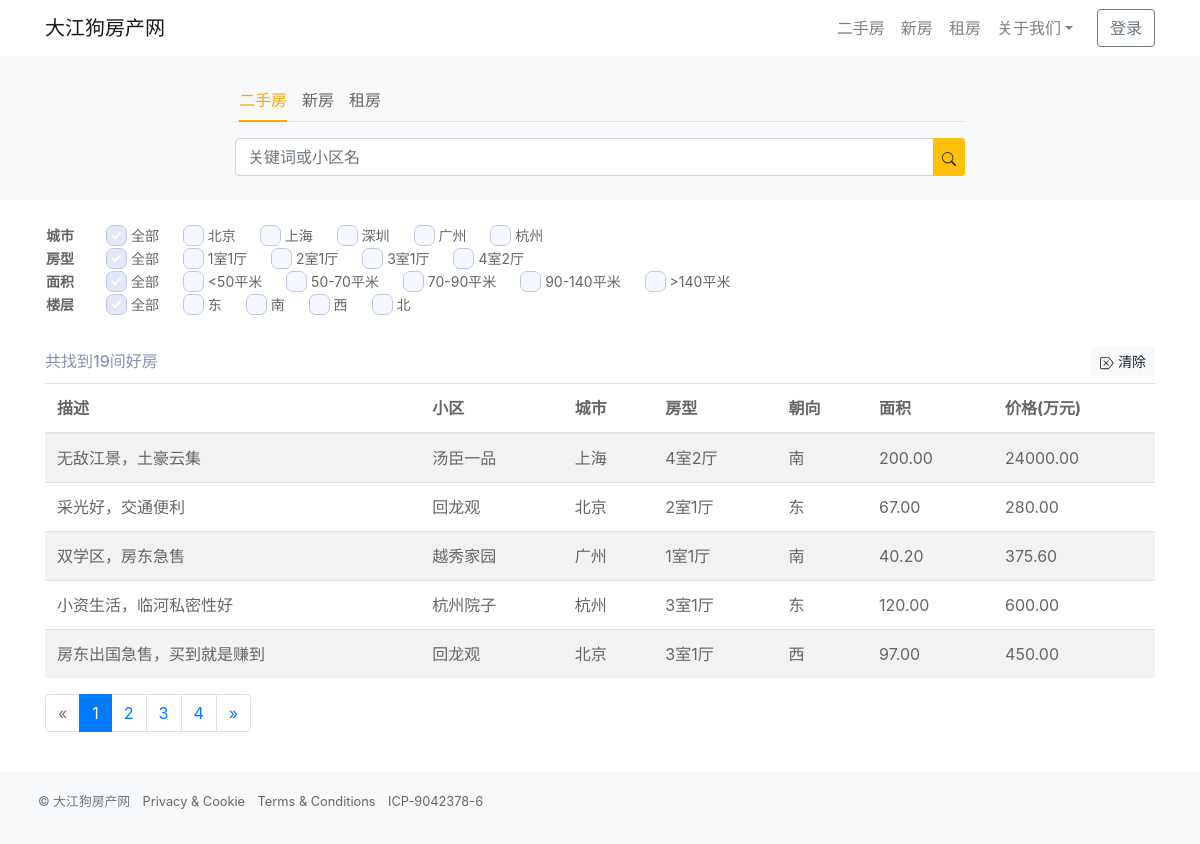
The page / on the database its author committed.
### house/models.py (models this page shows, shortened)
class House(models.Model):
    description = models.CharField(max_length=108, verbose_name="描述")
    community = models.ForeignKey('Community', on_delete=models.CASCADE, verbose_name="小区")
    bedroom = models.CharField(max_length=1, choices=Bedroom.choices, verbose_name="房型")
    direction = models.CharField(max_length=2, choices=Direction.choices, verbose_name="朝向")
    floor = models.CharField(max_length=1, choices=Floor.choices, verbose_name="楼层")
    area = models.DecimalField(max_digits=8, decimal_places=2, verbose_name="面积(平方米)")
    area_class = models.CharField(max_length=1, null=True, blank=True, choices=Area.choices, verbose_name="面积")
    price = models.DecimalField(max_digits=8, decimal_places=2, verbose_name="价格(万元)")
    add_date = models.DateTimeField(auto_now_add=True, verbose_name="发布日期")
    mod_date = models.DateTimeField(auto_now=True, verbose_name="修改日期")
    class Meta:
        verbose_name = "二手房"
        verbose_name_plural = "二手房"

class Community(models.Model):
    name = models.CharField(max_length=60, verbose_name='小区')
    city = models.CharField(max_length=2, choices=City.choices, verbose_name="城市")
    add_date = models.DateTimeField(auto_now_add=True, verbose_name="发布日期")
    mod_date = models.DateTimeField(auto_now=True, verbose_name="修改日期")
    class Meta:
        verbose_name = "小区"
        verbose_name_plural = "小区"
    def __str__(self):
        return self.name

### house/views.py (the view)
# urls.py: path('', views.house_filter, name='house_filter'),
def house_filter(request):
    base_qs = House.objects.all().select_related('community')
    f = HouseFilter(request.GET, queryset=base_qs)
    paginator = Paginator(f.qs, 5)
    page = request.GET.get('page', 1)
    try:
        page_obj = paginator.page(page)
    except PageNotAnInteger:
        page_obj = paginator.page(1)
    except EmptyPage:
        page_obj = paginator.page(paginator.num_pages)
    is_paginated = True if paginator.num_pages > 1 else False
    context = {'page_obj': page_obj, 'paginator': paginator, 'is_paginated': is_paginated, 'filter': f, }
    return render(request, 'house/house_filter.html', context)

### house/templatetags/core_tags_filters.py (called while the page is built)
@register.simple_tag(takes_context=True)
def param_replace(context, **kwargs):
    d = context['request'].GET.copy()
    for k, v in kwargs.items():
        d[k] = v
    for k in [k for k, v in d.items() if not v]:
        del d[k]
    return d.urlencode()

### house/templates/house/house_filter.html (shortened to what this page needs)
{% extends 'house/base.html' %}
{% load static %}
{% load core_tags_filters %}
{% block content %}
<div class="py-4 px-3 bg-light">
     <div class="container">
			 <div class="row">
				<div class="col-1 col-md-2"></div>
				<div class="col-10 col-md-8">
				<ul class="nav nav-tabs px-1 mx-0" id="myTab" role="tablist">
					<li class="nav-item">
							<a class="nav-link active" id="home-tab" data-toggle="tab" href="#tabpanel1" role="tab" aria-controls="home" aria-selected="true">二手房</a>
					</li>
				    <li class="nav-item">
							<a class="nav-link" id="profile-tab" data-toggle="tab" href="#tabpanel2" role="tab" aria-controls="profile" aria-selected="false">新房</a>
				    </li>
					<li class="nav-item">
							<a class="nav-link" id="messages-tab" data-toggle="tab" href="#tabpanel3" role="tab" aria-controls="messages" aria-selected="false">租房</a>
					</li>
				</ul>
				</div>
				</div>
				<div class="tab-content">
				<div class="tab-pane fade show active" id="tabpanel1" role="tabpanel" aria-labelledby="home-tab">
					 <div class="row pt-3">
						<div class="col-1 col-md-2"></div>
						<div class="col-10 col-md-8">
					 <form role="form" method="get" action="{% url 'house:house_filter' %}">
						<div class="input-group">
							<input type="text" name="q" value="{% if filter.form.q.value %}{{ filter.form.q.value }}{% endif %}" class="form-control" id="id_q" placeholder="关键词或小区名">
							<div class="input-group-append">
									<button type="submit" class="btn btn-inline btn-sm bg-warning">
									</button>
							 </div>
						</div>
					</form>
					</div>
					<div class="col-1 col-md-2"></div>
					</div>
		      </div>
			</div>
	  </div>
</div>
	 <div class="py-4 px-3 bg-white">
     <div class="container">
         <table class="mb-4" style="font-size:14px">
	   <tbody>
         {% with field=filter.form.city %}
         <tr class="mt-2">
             <td class="align-text-top" style="width:40px;"><span><b>城市</b></span></td>
             <td class="tb-filter-item">
                  <a href="?{% param_replace city='' %}">
                    <input type="checkbox"
                     {% if not request.GET.city %}
                          checked="checked"
                           {% endif %}
                     disabled />
                    <span>全部</span>
                  </a>
            {% for pk, choice in field.field.widget.choices %}
                 {% ifnotequal forloop.counter0 0 %}
                      <a href="?{% param_replace city=pk %}" class="align-items-center">
                    <input id="id_{{field.name}}_{{ forloop.counter0 }}" name="{{field.name}}"
                           type="checkbox" value="{{pk}}" class=""
                              disabled />
                    <span>{{ choice }}</span>
                        </a>
                 {% endifnotequal %}
            {% endfor %}
            </td>
         </tr>
         {% endwith %}
         {% with field=filter.form.bedroom %}
         <tr>
             <td class="align-text-top" style="width:40px;"><span><b>{{ field.label }}</b></span></td>
             <td class="tb-filter-item">
                  <a href="?{% param_replace bedroom='' %}">
                    <input type="checkbox"
                     {% if not request.GET.bedroom %}
                          checked="checked"
                           {% endif %}
                     disabled />
                    <span>全部</span>
                  </a>
            {% for pk, choice in field.field.widget.choices %}
                 {% ifnotequal forloop.counter0 0 %}
                      <a href="?{% param_replace bedroom=pk %}" class="align-items-center">
                    <input id="id_{{field.name}}_{{ forloop.counter0 }}" name="{{field.name}}"
                           type="checkbox" value="{{pk}}" class=""
                              disabled />
                    <span>{{ choice }}</span>
                        </a>
                 {% endifnotequal %}
            {% endfor %}
            </td>
         </tr>
         {% endwith %}
         {% with field=filter.form.area %}
         <tr class="mt-2">
             <td class="align-text-top" style="width:40px;"><span><b>{{ field.label }}</b></span></td>
             <td class="tb-filter-item">
                  <a href="?{% param_replace area='' %}">
                    <input type="checkbox"
                     {% if not request.GET.area %}
                          checked="checked"
                           {% endif %}
                     disabled />
                    <span>全部</span>
                  </a>
            {% for pk, choice in field.field.widget.choices %}
                 {% ifnotequal forloop.counter0 0 %}
                      <a href="?{% param_replace area=pk %}" class="align-items-center">
                    <input id="id_{{field.name}}_{{ forloop.counter0 }}" name="{{field.name}}"
                           type="checkbox" value="{{pk}}" class=""
                              disabled />
                    <span>{{ choice }}</span>
                        </a>
                 {% endifnotequal %}
            {% endfor %}
            </td>
         </tr>
         {% endwith %}
         {% with field=filter.form.direction %}
        <tr class="mt-2">
             <td class="align-text-top" style="width:40px;"><span><b>{{ field.label }}</b></span></td>
             <td class="tb-filter-item">
                  <a href="?{% param_replace direction='' %}">
                    <input type="checkbox"
                     {% if not request.GET.direction %}
                          checked="checked"
                           {% endif %}
                     disabled />
                    <span>全部</span>
                  </a>
            {% for pk, choice in field.field.widget.choices %}
                 {% ifnotequal forloop.counter0 0 %}
                      <a href="?{% param_replace direction=pk %}" class="align-items-center">
                    <input id="id_{{field.name}}_{{ forloop.counter0 }}" name="{{field.name}}"
                           type="checkbox" value="{{pk}}" class=""
                              disabled />
                    <span>{{ choice }}</span>
                        </a>
                 {% endifnotequal %}
            {% endfor %}
            </td>
         </tr>
         {% endwith %}
	 </tbody>
	 </table>
         <div class="x_title align-items-center py-1 row bg-white">
             <div class="col-6 pt-2">
                 <h6 class="align-items-center">共找到{{ filter.qs.count }}间好房<h6>
             </div>
             <div class="col-6">
                 <span class="dropdown float-right">
                    <a href="{{ request.path }}">
                     <button type="button" class="btn btn-sm btn-light py-1 my-0" aria-expanded="false">
                         清除
                     </button>
                    </a>
                 </span>
             </div>
         </div>
         <div class="table-responsive">
             <table class="table table-striped table-hover">
                 <thead>
                 <tr>
                     <th scope="col">描述</th>
                     <th scope="col">小区</th>
                     <th scope="col">城市</th>
                     <th scope="col">房型</th>
                     <th scope="col">朝向</th>
                     <th scope="col">面积</th>
                     <th scope="col">价格(万元)</th>
                 </tr>
                 </thead>
                   <tbody>
                 {% if page_obj %}
                     {% for item in page_obj %}
                     <tr>
                         <td>{{ item.description }}</td>
                         <td>{{ item.community }}</td>
                         <td>{{ item.community.get_city_display }}</td>
                         <td>{{ item.get_bedroom_display }}</td>
                         <td>{{ item.get_direction_display }}</td>
                         <td>{{ item.area }}</td>
                         <td>{{ item.price }}</td>
                     </tr>
                     {% endfor %}
                   {% endif %}
                 </tbody>
             </table>
             {% if is_paginated %}
             <ul class="pagination">
                 {% if page_obj.has_previous %}
                 <li class="page-item"><a class="page-link" href="?{% param_replace page=page_obj.previous_page_number %}">&laquo;</a></li>
                 {% else %}
                 <li class="page-item disabled"><span class="page-link">&laquo;</span></li>
                 {% endif %}
                 {% for i in paginator.page_range %}
                 {% if page_obj.number == i %}
                 <li class="page-item active"><span class="page-link"> {{ i }} <span class="sr-only">(current)</span></span></li>
                 {% else %}
                       <li class="page-item"><a class="page-link" href="?{% param_replace page=i %}">{{ i }}</a></li>
                 {% endif %}
                 {% endfor %}
                 {% if page_obj.has_next %}
                 <li class="page-item"><a class="page-link" href="?{% param_replace page=page_obj.next_page_number %}">&raquo;</a></li>
                 {% else %}
                 <li class="page-item disabled"><span class="page-link">&raquo;</span></li>
                 {% endif %}
             </ul>
        {% endif %}
         </div>
	</div>
</div>
{% endblock %}

### house/templates/house/base.html (shortened to what this page needs)
<!DOCTYPE html>
{% load static %}
{% load core_tags_filters %}
<html lang="en">
  <head>
	<link href="https://stackpath.bootstrapcdn.com/bootstrap/4.5.0/css/bootstrap.min.css" rel="stylesheet">
  </head>
  <body>
     <nav class="navbar navbar-expand-md fixed-top navbar-light box-shadow bg-white">
	  <div class="container">
       <a class="navbar-brand align-items-md-center" href="index.html">大江狗房产网</a>
      <div class="navbar-collapse offcanvas-collapse" id="navbarsExampleDefault">
		<ul class="navbar-nav ml-auto">
			<li class="nav-item">
			<a class="nav-link text-uppercase" href="#">二手房</a>
		  </li>
		  <li class="nav-item ">
			<a class="nav-link text-uppercase" href="#">新房</a>
		  </li>
		  <li class="nav-item">
			<a class="nav-link text-uppercase" href="#">租房</a>
		  </li>
		  <li class="nav-item dropdown">
			<a class="nav-link dropdown-toggle text-uppercase" href="#" id="dropdown04" data-toggle="dropdown" aria-haspopup="true" aria-expanded="false">关于我们</a>
		  </li>
        </ul>
		 <a class="btn btn-outline-secondary mb-3 mb-md-0 ml-md-3" href="main.html">登录</a>
      </div>
	  </div>
    </nav>
{% block content %}
     {% endblock %}
<footer class="bd-footer bg-light">
    <div class="container pt-3 pb-2 px-3 px-md-2">
		<ul class="bd-footer-links list-unstyled text-muted list-inline pb-2">
		  <li class="list-inline-item">
		  <small>&#169; 大江狗房产网</small>
		  </li>
		  <li class="list-inline-item right"><a href="https://twitter.com/getbootstrap"><small>Privacy & Cookie</small></a></li>
		  <li class="list-inline-item right"><a href="/docs/4.5/examples/"><small>Terms & Conditions</small></a></li>
		  <li class="list-inline-item right"><a href="/docs/4.5/about/overview/"><small>ICP-9042378-6</small></a></li>
		</ul>
	</div>
</footer>
</html>

### house/templates/house/base.html (style rules this page uses)
html { box-sizing: border-box; }
* { box-sizing: inherit; }
*:before, *:after { box-sizing: inherit; }
body { overflow-x: hidden; font-family: 'Inter', Arial, sans-serif; color: #8A91B4; background: #F6F8FF; }
table th, td { color: #666; }
body a { color:#666; }
body { padding-top: 56px; }
#myTab li { background:none; border:none; padding-left:0px; margin-right:15px; padding-right:0px; }
#myTab li a, #myTab a { border:none; background:none; padding-left:0px; padding-right:0px; }
#myTab li a.active { color:orange; border-bottom:2px solid orange; }
.tb-filter-item a { margin-left:20px; }

### rows shown on the page
House: description "无敌江景，土豪云集", community "汤臣一品", community.city "上海", bedroom "4室2厅", direction "南", area "200.00", price "24000.00"
House: description "采光好，交通便利", community "回龙观", community.city "北京", bedroom "2室1厅", direction "东", area "67.00", price "280.00"
House: description "双学区，房东急售", community "越秀家园", community.city "广州", bedroom "1室1厅", direction "南", area "40.20", price "375.60"
House: description "小资生活，临河私密性好", community "杭州院子", community.city "杭州", bedroom "3室1厅", direction "东", area "120.00", price "600.00"
House: description "房东出国急售，买到就是赚到", community "回龙观", community.city "北京", bedroom "3室1厅", direction "西", area "97.00", price "450.00"

### other values the page prints
{{ choice }} "北京" "上海" "深圳" "广州" "杭州"
{{ field.label }} "房型"
{{ choice }} "1室1厅" "2室1厅" "3室1厅" "4室2厅"
{{ field.label }} "面积"
{{ choice }} "<50平米" "50-70平米" "70-90平米" "90-140平米" ">140平米"
{{ field.label }} "楼层"
{{ choice }} "东" "南" "西" "北"
{{ filter.qs.count }} "19"
{{ i }} "1"
{{ i }} "2" "3" "4"
